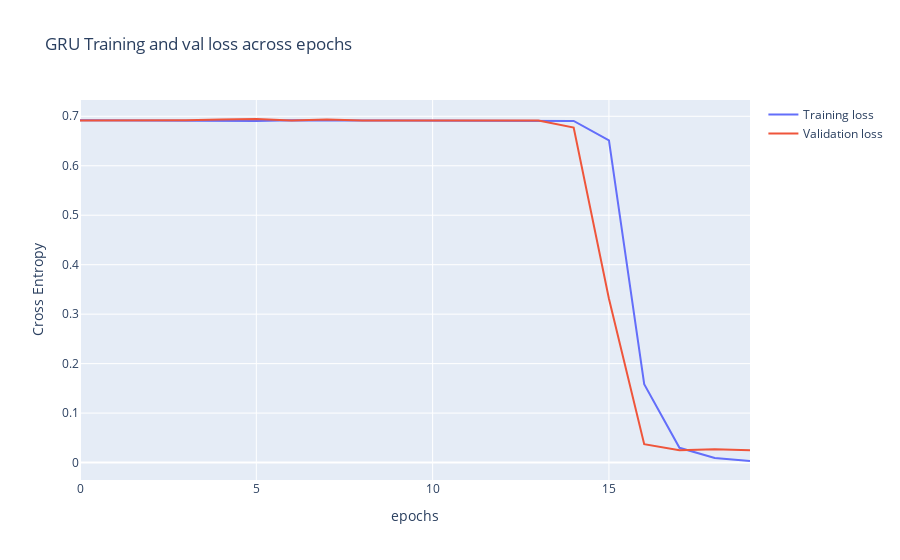
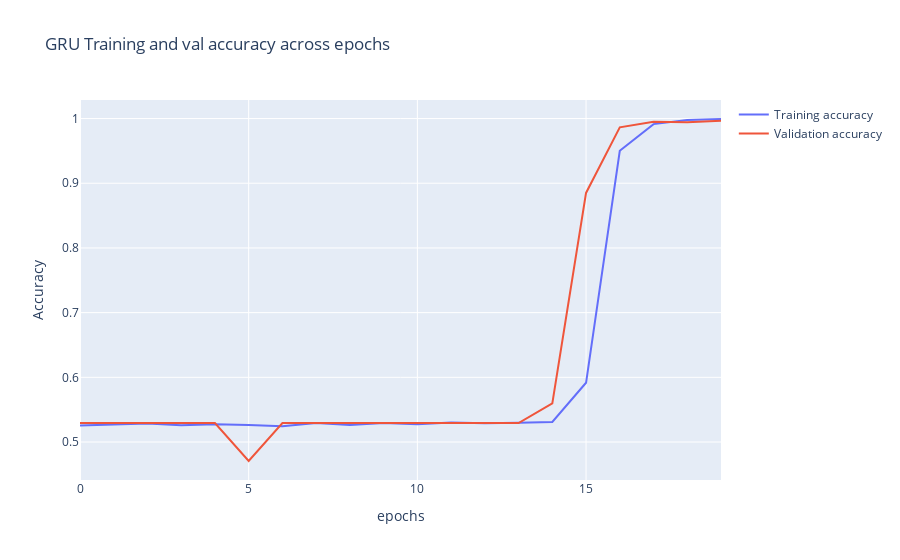

Source (notebook cell) for these figures, in order:
### Code cell
fig = go.Figure(data=[
                      go.Scatter(
                          y=history.history["loss"],
                          name="Training loss",
                          mode="lines",
                          ),
                      go.Scatter(
                          y=history.history["val_loss"],
                          name="Validation loss",
                          mode="lines",
                          )
])
fig.update_layout(
    title='GRU Training and val loss across epochs',
    xaxis_title='epochs',
    yaxis_title='Cross Entropy'
)
fig.show()

fig = go.Figure(data=[
                      go.Scatter(
                          y=history.history["sparse_categorical_accuracy"],
                          name="Training accuracy",
                          mode="lines",
                          ),
                      go.Scatter(
                          y=history.history["val_sparse_categorical_accuracy"],
                          name="Validation accuracy",
                          mode="lines",
                          )
])
fig.update_layout(
    title='GRU Training and val accuracy across epochs',
    xaxis_title='epochs',
    yaxis_title='Accuracy'
)
fig.show()

### Figure 1 — Plotly figure (JSON) as saved in the notebook; plotly's stock layout.template omitted (floating-point values rounded to 4 significant figures)
{"data": [{"mode": "lines", "name": "Training loss", "type": "scatter", "y": [0.6922, 0.6919, 0.6919, 0.6916, 0.6914, 0.6904, 0.6919, 0.6912, 0.6914, 0.6916, 0.6914, 0.6915, 0.6913, 0.6916, 0.6905, 0.6512, 0.1586, 0.02987, 0.009287, 0.003166]}, {"mode": "lines", "name": "Validation loss", "type": "scatter", "y": [0.6915, 0.6914, 0.6926, 0.6918, 0.6933, 0.6945, 0.6915, 0.6935, 0.6914, 0.6914, 0.6914, 0.6915, 0.6917, 0.6914, 0.6773, 0.3313, 0.03712, 0.02507, 0.02676, 0.02505]}], "layout": {"title": {"text": "GRU Training and val loss across epochs"}, "xaxis": {"title": {"text": "epochs"}}, "yaxis": {"title": {"text": "Cross Entropy"}}}}

### Figure 2 — Plotly figure (JSON) as saved in the notebook; plotly's stock layout.template omitted (floating-point values rounded to 4 significant figures)
{"data": [{"mode": "lines", "name": "Training accuracy", "type": "scatter", "y": [0.5254, 0.5272, 0.5287, 0.5259, 0.5276, 0.5262, 0.5242, 0.5295, 0.5262, 0.5295, 0.5276, 0.5302, 0.5292, 0.5299, 0.5311, 0.5916, 0.9501, 0.9914, 0.9979, 0.9993]}, {"mode": "lines", "name": "Validation accuracy", "type": "scatter", "y": [0.5293, 0.5293, 0.5293, 0.5293, 0.5293, 0.4707, 0.5293, 0.5293, 0.5293, 0.5293, 0.5293, 0.5293, 0.5293, 0.5293, 0.5598, 0.885, 0.9865, 0.9949, 0.9944, 0.9966]}], "layout": {"title": {"text": "GRU Training and val accuracy across epochs"}, "xaxis": {"title": {"text": "epochs"}}, "yaxis": {"title": {"text": "Accuracy"}}}}
